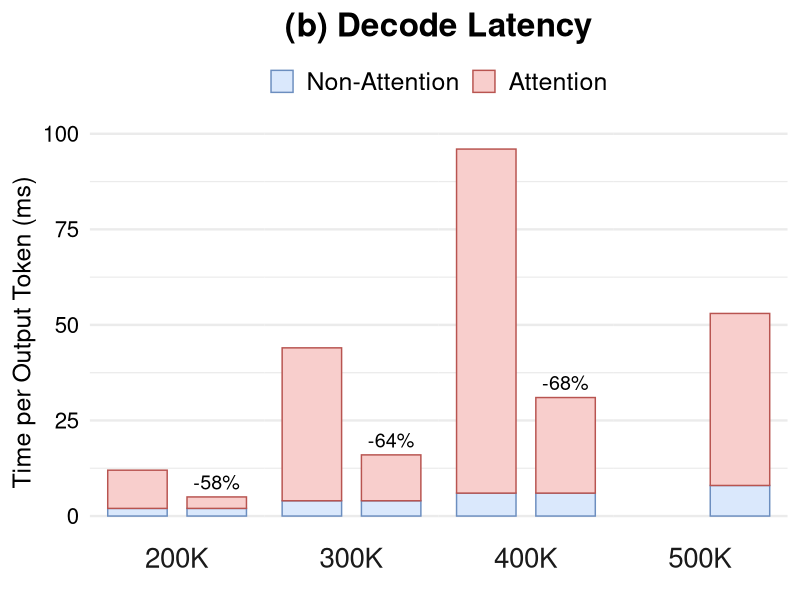

Write R code to recreate this figure.
library(tidyverse)

data <- read_csv("data/perf_2.csv") %>%
  mutate(
    tokens = fct_inorder(tokens),
    method = fct_inorder(method),
    component = fct_inorder(component)
  ) %>%
  group_by(tokens, method) %>%
  mutate(total_latency = sum(latency)) %>%
  ungroup()

reduction_labels <- data %>%
  distinct(tokens, method, total_latency) %>%
  group_by(tokens) %>%
  mutate(
    vanilla_latency = total_latency[method == "Vanilla"],
    reduction = (total_latency - vanilla_latency) / vanilla_latency,
    label = if_else(
      method == "WG-KV",
      scales::label_percent(accuracy = 1)(reduction),
      ""
    )
  ) %>%
  ungroup()

fig <- ggplot(data, aes(x = method, y = latency, fill = component, colour = component)) +
  geom_col(width = 0.75, position = position_stack(reverse = TRUE)) +
  geom_text(
    data = reduction_labels,
    aes(x = method, y = total_latency, label = label),
    vjust = -0.5,
    size = 5,
    inherit.aes = FALSE
  ) +
  facet_grid(. ~ tokens, switch = "x") +
  scale_fill_manual(
    values = c("Non-Attention" = "#DAE8FC", "Attention" = "#F8CECC"),
  ) +
  scale_colour_manual(
    values = c("Non-Attention" = "#6C8EBF", "Attention" = "#B85450"),
  ) +
  labs(
    title = "(b) Decode Latency",
    x = NULL,
    y = "Time per Output Token (ms)",
  ) +
  theme_minimal(base_size = 18) +
  theme(
    plot.title = element_text(size = 24, hjust = 0.5, face = "bold"),
    legend.position = "top",
    legend.title = element_blank(),
    legend.text = element_text(size = 18),
    axis.text.x = element_blank(),
    axis.text.y = element_text(size = 16, colour = "black"),
    strip.text.x = element_text(size = 20),
    panel.spacing = unit(0, "cm"),
    panel.grid.major.x = element_blank(),
    panel.grid.minor.x = element_blank(),
  )

ggsave("perf_2.pdf", fig, width = 5.0, height = 4.0, units = "in")
